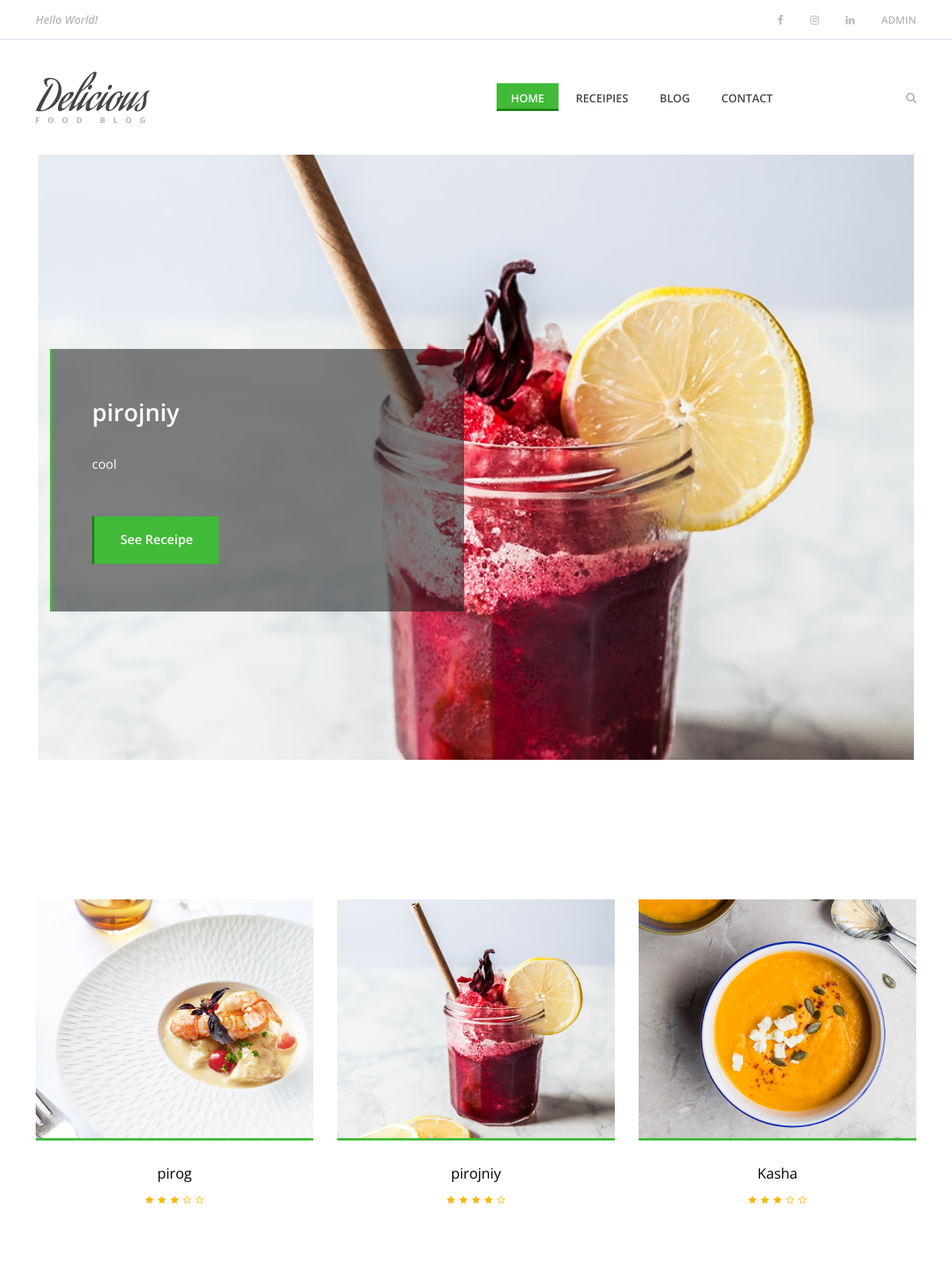
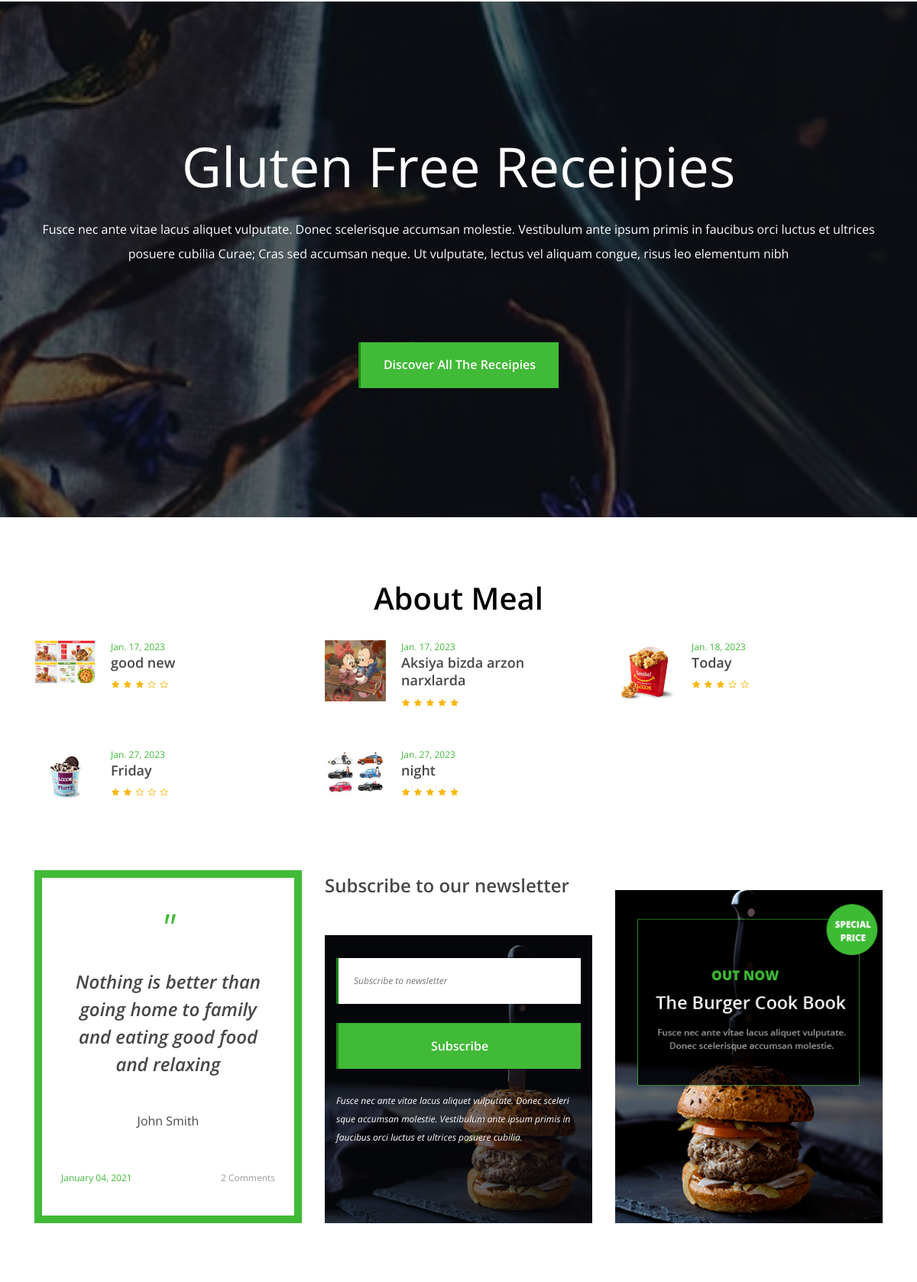
The page / (upper part) on the database its author committed (2 pictures, top to bottom).
### foods/models.py (models this page shows, shortened)
class Recipe(models.Model):
    TYPE = [(1, 'One star'), (2, 'Two stars'),
            (3, 'Three stars'), (4, 'Four stars'), (5, 'Five stars')]
    title=models.CharField(max_length=150, blank=False, null=False)
    description=models.CharField(max_length=150, blank=False, null=False)
    image=models.ImageField(upload_to='images/', blank=False, null=False)
    prep_time=models.CharField(max_length=150, blank=False, null=False)
    cook_time=models.CharField(max_length=150, blank=False, null=False)
    posted_at=models.DateField(auto_now_add=True, blank=False, null=False)
    stars=models.SmallIntegerField(
        blank=False, null=False, default=1,
        choices=TYPE
    )

class Blog(models.Model):
    TYPE1 = [
            (1, 'One star'), (2, 'Two stars'), (3, 'Three stars'), (4, 'four_stars'), (5, 'five stars')
        ]
    title=models.CharField(max_length=150, blank=False, null=False)
    description=models.CharField(max_length=1000, blank=False, null=False)
    author=models.CharField(max_length=150, blank=False, null=False)
    image=models.ImageField(upload_to='images/', blank=False, null=False)
    prep_time = models.IntegerField(blank=False, null=False)
    cook_time = models.IntegerField(blank=False, null=False)
    posted_at=models.DateField(blank=False, null=False)
    stars = models.SmallIntegerField(
        blank=False, null=False, default=1,
        choices=TYPE1
    )

### foods/views.py (the view)
# urls.py: path('', home_page, name='home'),
def home_page(request):
    stars = [1, 2, 3, 4, 5]
    if request.POST:
        model = Followers()
        model.email = request.POST.get('email', '')
        if model.email:
            model.save()
    ctx = {
        'foods': Recipe.objects.all()[1:],
        'taomlar': Recipe.objects.all()[:3],
        'cooks': Blog.objects.all(),
        'stars': stars
    }
    return render(request, 'food/index.html', ctx)

### templates/food/index.html (shortened to what this page needs)
{% extends 'base.html' %}
{% load static %}
{% block content %}
<section class="hero-area">
    <div class="hero-slides owl-carousel">
        {% for cook in foods %}
        <div class="single-hero-slide bg-img" style="background-image: url(/media/{{ cook.image }});">
            <div class="container h-100">
                <div class="row h-100 align-items-center">
                    <div class="col-12 col-md-9 col-lg-7 col-xl-6">
                        <div class="hero-slides-content" data-animation="fadeInUp" data-delay="100ms">
                            <h2 data-animation="fadeInUp" data-delay="300ms">{{cook.title}}</h2>
                            <p data-animation="fadeInUp" data-delay="700ms">{{cook.description}}</p>
                            <a href="{% url 'receipe_post' receipe_id=cook.id %}" class="btn delicious-btn" data-animation="fadeInUp"
                               data-delay="1000ms">See Receipe</a>
                        </div>
                    </div>
                </div>
            </div>
        </div>
        {% endfor %}
    </div>
</section>
<section class="best-receipe-area">
    <div class="container">
        <div class="row">
            <div class="col-12">
                <div class="section-heading">
                    <h3>The best Receipies</h3>
                </div>
            </div>
        </div>
        <div class="row">
            {% for taom in taomlar %}
            <div class="col-12 col-sm-6 col-lg-4">
                <div class="single-best-receipe-area mb-30">
                    <img src="/media/{{ taom.image }}" alt="">
                    <div class="receipe-content">
                        <a href="{% url 'receipe_post' receipe_id=taom.id %}">
                            <h5>{{ taom.title }}</h5>
                        </a>
                        <div class="ratings">
                            {% for star in stars %}
                                    {% if star <= taom.stars %}
                                        <i class="fa fa-star" aria-hidden="true"></i>
                                    {% else %}
                                        <i class="fa fa-star-o" aria-hidden="true"></i>
                                    {% endif %}
                                {% endfor %}
                        </div>
                    </div>
                </div>
            </div>
            {% endfor %}
        </div>
    </div>
</section>
<section class="cta-area bg-img bg-overlay" style="background-image: url({% static 'img/bg-img/bg4.jpg' %});">
    <div class="container h-100">
        <div class="row h-100 align-items-center">
            <div class="col-12">
                <div class="cta-content text-center">
                    <h2>Gluten Free Receipies</h2>
                    <p>Fusce nec ante vitae lacus aliquet vulputate. Donec scelerisque accumsan molestie. Vestibulum
                        ante ipsum primis in faucibus orci luctus et ultrices posuere cubilia Curae; Cras sed accumsan
                        neque. Ut vulputate, lectus vel aliquam congue, risus leo elementum nibh</p>
                    <a href="{% url 'receipes' %}" class="btn delicious-btn">Discover all the receipies</a>
                </div>
            </div>
        </div>
    </div>
</section>
<section class="small-receipe-area section-padding-80-0">
    <div class="container">
        <div class="cta-content text-center">
                    <h1>About Meal</h1><br>
        </div>
        <div class="row">
            {% for cook in cooks %}
            <div class="col-12 col-sm-6 col-lg-4">
                <div class="single-small-receipe-area d-flex">
                    <div class="receipe-thumb">
                        <img src="/media/{{ cook.image }}" alt="">
                    </div>
                    <div class="receipe-content">
                        <span>{{cook.posted_at}}</span>
                        <a href="{% url 'blog' blog_id=cook.id %}#blog_id_{{ cook.id }}">
                            <h5>{{cook.title}}</h5>
                        </a>
                        <div class="ratings">
                            {% for star in stars %}
                                    {% if star <= cook.stars %}
                                        <i class="fa fa-star" aria-hidden="true"></i>
                                    {% else %}
                                        <i class="fa fa-star-o" aria-hidden="true"></i>
                                    {% endif %}
                                {% endfor %}
                        </div>
                    </div>
                </div>
            </div>
            {% endfor %}
        </div>
    </div>
</section>
<section class="quote-subscribe-adds">
    <div class="container">
        <div class="row align-items-end">
            <div class="col-12 col-lg-4">
                <div class="quote-area text-center">
                    <span>"</span>
                    <h4>Nothing is better than going home to family and eating good food and relaxing</h4>
                    <p>John Smith</p>
                    <div class="date-comments d-flex justify-content-between">
                        <div class="date">January 04, 2021</div>
                        <div class="comments">2 Comments</div>
                    </div>
                </div>
            </div>
            <div class="col-12 col-lg-4">
                <div class="newsletter-area">
                    <h4>Subscribe to our newsletter</h4>
                    <div class="newsletter-form bg-img bg-overlay"
                         style="background-image: url({% static 'img/bg-img/bg1.jpg' %});">
                        <form method="post">
                            <input type="email" name="email" placeholder="Subscribe to newsletter">
                            <button type="submit" class="btn delicious-btn w-100">Subscribe</button>
                        </form>
                        <p>Fusce nec ante vitae lacus aliquet vulputate. Donec sceleri sque accumsan molestie.
                            Vestibulum ante ipsum primis in faucibus orci luctus et ultrices posuere cubilia.</p>
                    </div>
                </div>
            </div>
            <div class="col-12 col-lg-4">
                <div class="delicious-add">
                    <img src="{% static 'img/bg-img/add.png' %}" alt="">
                </div>
            </div>
        </div>
    </div>
</section>
{% endblock content %}

### rows shown on the page
Recipe: image (picture), title "pirojniy", description "cool", stars 4 (drawn)
Recipe: image (picture), title "pirog", stars 3 (drawn)
Recipe: image (picture), title "Kasha", stars 3 (drawn)
Blog: image (picture), posted_at "Jan. 17, 2023", title "good new", stars 3 (drawn)
Blog: image (picture), posted_at "Jan. 17, 2023", title "Aksiya bizda arzon narxlarda", stars 5 (drawn)
Blog: image (picture), posted_at "Jan. 18, 2023", title "Today", stars 3 (drawn)
Blog: image (picture), posted_at "Jan. 27, 2023", title "Friday", stars 2 (drawn)
Blog: image (picture), posted_at "Jan. 27, 2023", title "night", stars 5 (drawn)
